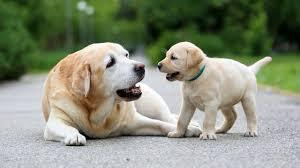
#> input picture img.jpg, 300 x 168 px
$ jupyter execute image_denoising.ipynb
#> lines starting #> are read from the running program, lines starting #| are printed output that depends on the picture; after the words box and inside, x2 and y2 are one past the last pixel; in counts of white or black regions, pixels touching at a corner belong together
[cell 1]
import matplotlib.pyplot as plt
import cv2
import random
import numpy as np

[cell 2]
img = cv2.imread('img.jpg')
#> img is the input picture: shape (168, 300, 3); mean B, G, R 121.3, 140.8, 134.8
height, width, dim = img.shape
#> height = 168; width = 300; dim = 3
size = img.size
#> size = 151200
red_lim = int(size*0.05)
#> red_lim = 7560
i = 0

#Introducing noise in the image
while i < red_lim:
    img[random.randint(0, height-1), random.randint(0, width-1)] = (random.randint(0,255),random.randint(0,255),random.randint(0,255))
    i+=1
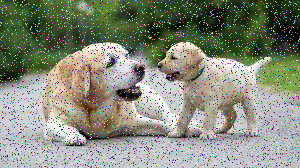
#> img: shape (168, 300, 3); 13.93% of pixels changed, all inside (x1, y1, x2, y2) = (0, 0, 300, 168)
#> after the loop, i = 7560

#Displaying the Noised Image
plt.imshow(cv2.cvtColor(img, cv2.COLOR_BGR2RGB))
plt.title("Noised Image")
plt.axis("off")

#Saving the Noised Image in the current working directory
cv2.imwrite("Noised_img.jpg", img)
#> Out = True

[cell 3]
def pix_dif(p1, p2):
    if(p1>p2):
        return int(p1-p2)
    else:
        return int(p2-p1)
img = cv2.imread('Noised_img.jpg')
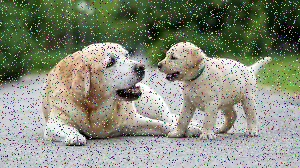
#> img: shape (168, 300, 3); mean B, G, R 122.3, 138.9, 133.7
b, g, r = cv2.split(img)
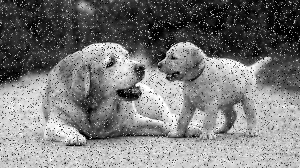
#> b: shape (168, 300); min 0, max 255, mean 122.3
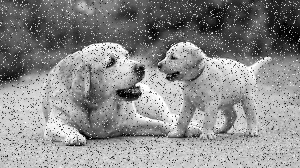
#> g: shape (168, 300); min 0, max 255, mean 138.9
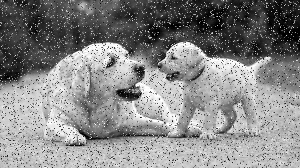
#> r: shape (168, 300); min 0, max 255, mean 133.7
channels = [b, g, r]
row_edges = [0,height-1]
#> row_edges = [0, 167]
col_edges = [0,width-1]
#> col_edges = [0, 299]


#Denoising by replacing with median
for color in channels:
    for j in range(0, height):
        for k in range(0, width):
            if j not in row_edges and k not in col_edges:
                diff = [pix_dif(color[j,k], color[j-1,k-1]),
                        pix_dif(color[j,k], color[j-1,k]),
                        pix_dif(color[j,k], color[j-1,k+1]),
                        pix_dif(color[j,k], color[j,k-1]),
                        pix_dif(color[j,k], color[j,k+1]),
                        pix_dif(color[j,k], color[j+1,k-1]),
                        pix_dif(color[j,k], color[j+1,k]),
                        pix_dif(color[j,k], color[j+1,k+1])
                       ]
                mean = (int(color[j-1,k-1])+int(color[j-1,k])+int(color[j-1,k+1])+int(color[j,k-1])+
                        int(color[j,k+1])+int(color[j+1,k-1])+int(color[j+1,k])+int(color[j+1,k+1]))//8
                temp = [color[j,k], color[j-1,k-1], color[j-1,k], color[j-1,k+1],
                        color[j,k-1], color[j,k+1], color[j+1,k-1], color[j+1,k], color[j+1,k+1]]
                temp = sorted(temp)
                median = temp[4]
                count = sum(map(lambda x:x>40, diff))
                if count>2:
                    color[j,k] = median

            elif j==0 and k!=width-1:
                diff = [pix_dif(color[j,k], color[j,k+1]),
                       pix_dif(color[j,k], color[j+1,k]),
                       pix_dif(color[j,k], color[j+1,k+1])]

                mean = (int(color[j,k+1])+int(color[j+1,k])+int(color[j+1,k+1]))//3
                temp = [color[j,k], color[j,k+1], color[j+1,k], color[j+1,k+1]]
                temp = sorted(temp)
                median = (int(temp[1])+int(temp[2]))/2
                count = sum(map(lambda x:x>40, diff))
                if count>=1:
                    color[j,k] = median

            elif j==height-1 and k!=width-1:
                diff = [pix_dif(color[j,k], color[j,k+1]),
                       pix_dif(color[j,k], color[j-1,k]),
                       pix_dif(color[j,k], color[j-1,k+1])]
                mean = (int(color[j,k+1])+int(color[j-1,k])+int(color[j-1,k+1]))//3
                temp = [color[j,k], color[j,k+1], color[j-1,k], color[j-1,k+1]]
                temp =sorted(temp)
                median = (int(temp[1])+int(temp[2]))//2
                count = sum(map(lambda x:x>40, diff))
                if count>=1:
                    color[j,k] = median

            elif k==0:
                diff = [pix_dif(color[j,k], color[j-1,k]),
                       pix_dif(color[j,k], color[j-1,k+1]),
                       pix_dif(color[j,k], color[j,k+1])]
                mean = (int(color[j-1,k])+int(color[j-1,k+1])+int(color[j,k+1]))//3
                temp = [color[j,k], color[j,k+1], color[j-1,k], color[j-1,k+1]]
                temp = sorted(temp)
                median = (int(temp[1])+int(temp[2]))//2
                count = sum(map(lambda x:x>40, diff))
                if count>=1:
                    color[j,k] = median

            elif k==width-1 and j!=height-1:
                diff = [pix_dif(color[j,k], color[j,k-1]),
                       pix_dif(color[j,k], color[j+1,k]),
                       pix_dif(color[j,k], color[j+1,k-1])]
                mean = (int(color[j,k-1])+int(color[j+1,k])+int(color[j+1,k-1]))//3
                temp = [color[j,k], color[j,k-1], color[j+1,k], color[j+1,k-1]]
                temp = sorted(temp)
                median = (int(temp[1])+int(temp[2]))//2
                count = sum(map(lambda x:x>40, diff))
                if count>=1:
                    color[j,k] = median

            else:
                diff = [pix_dif(color[j,k], color[j,k-1]),
                       pix_dif(color[j,k], color[j-1,k]),
                       pix_dif(color[j,k], color[j-1,k-1])]
                mean = (int(color[j,k-1])+int(color[j-1,k])+int(color[j-1,k-1]))//3
                temp = [color[j,k], color[j,k-1], color[j-1,k], color[j-1,k-1]]
                temp = sorted(temp)
                median = median = (int(temp[1])+int(temp[2]))//2
                count = sum(map(lambda x:x>40, diff))
                if count>=1:
                    color[j,k] = median
#> this loop made 3 passes

img = cv2.merge((b, g, r))
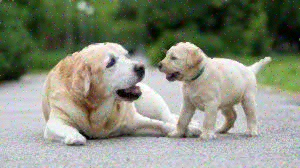
#> img: shape (168, 300, 3); mean B, G, R 123.3, 140.2, 135

#Displaying the denoised images
plt.imshow(cv2.cvtColor(img, cv2.COLOR_BGR2RGB))

[cell 4]
def pix_dif(p1, p2):
    if(p1>p2):
        return int(p1-p2)
    else:
        return int(p2-p1)
img = cv2.imread('Noised_img.jpg')
b, g, r = cv2.split(img)
channels = [b, g, r]
row_edges = [0,height-1]
col_edges = [0,width-1]


#Denoising by replacing with mean
for color in channels:
    for j in range(0, height):
        for k in range(0, width):
            if j not in row_edges and k not in col_edges:
                diff = [pix_dif(color[j,k], color[j-1,k-1]),
                        pix_dif(color[j,k], color[j-1,k]),
                        pix_dif(color[j,k], color[j-1,k+1]),
                        pix_dif(color[j,k], color[j,k-1]),
                        pix_dif(color[j,k], color[j,k+1]),
                        pix_dif(color[j,k], color[j+1,k-1]),
                        pix_dif(color[j,k], color[j+1,k]),
                        pix_dif(color[j,k], color[j+1,k+1])
                       ]
                mean = (int(color[j-1,k-1])+int(color[j-1,k])+int(color[j-1,k+1])+int(color[j,k-1])+
                        int(color[j,k+1])+int(color[j+1,k-1])+int(color[j+1,k])+int(color[j+1,k+1]))//8
                temp = [color[j,k], color[j-1,k-1], color[j-1,k], color[j-1,k+1],
                        color[j,k-1], color[j,k+1], color[j+1,k-1], color[j+1,k], color[j+1,k+1]]
                temp = sorted(temp)
                median = temp[4]
                count = sum(map(lambda x:x>40, diff))
                if count>2:
                    color[j,k] = mean

            elif j==0 and k!=width-1:
                diff = [pix_dif(color[j,k], color[j,k+1]),
                       pix_dif(color[j,k], color[j+1,k]),
                       pix_dif(color[j,k], color[j+1,k+1])]

                mean = (int(color[j,k+1])+int(color[j+1,k])+int(color[j+1,k+1]))//3
                temp = [color[j,k], color[j,k+1], color[j+1,k], color[j+1,k+1]]
                temp = sorted(temp)
                median = (int(temp[1])+int(temp[2]))/2
                count = sum(map(lambda x:x>40, diff))
                if count>=1:
                    color[j,k] = mean

            elif j==height-1 and k!=width-1:
                diff = [pix_dif(color[j,k], color[j,k+1]),
                       pix_dif(color[j,k], color[j-1,k]),
                       pix_dif(color[j,k], color[j-1,k+1])]
                mean = (int(color[j,k+1])+int(color[j-1,k])+int(color[j-1,k+1]))//3
                temp = [color[j,k], color[j,k+1], color[j-1,k], color[j-1,k+1]]
                temp =sorted(temp)
                median = (int(temp[1])+int(temp[2]))//2
                count = sum(map(lambda x:x>40, diff))
                if count>=1:
                    color[j,k] = mean

            elif k==0:
                diff = [pix_dif(color[j,k], color[j-1,k]),
                       pix_dif(color[j,k], color[j-1,k+1]),
                       pix_dif(color[j,k], color[j,k+1])]
                mean = (int(color[j-1,k])+int(color[j-1,k+1])+int(color[j,k+1]))//3
                temp = [color[j,k], color[j,k+1], color[j-1,k], color[j-1,k+1]]
                temp = sorted(temp)
                median = (int(temp[1])+int(temp[2]))//2
                count = sum(map(lambda x:x>40, diff))
                if count>=1:
                    color[j,k] = mean

            elif k==width-1 and j!=height-1:
                diff = [pix_dif(color[j,k], color[j,k-1]),
                       pix_dif(color[j,k], color[j+1,k]),
                       pix_dif(color[j,k], color[j+1,k-1])]
                mean = (int(color[j,k-1])+int(color[j+1,k])+int(color[j+1,k-1]))//3
                temp = [color[j,k], color[j,k-1], color[j+1,k], color[j+1,k-1]]
                temp = sorted(temp)
                median = (int(temp[1])+int(temp[2]))//2
                count = sum(map(lambda x:x>40, diff))
                if count>=1:
                    color[j,k] = mean

            else:
                diff = [pix_dif(color[j,k], color[j,k-1]),
                       pix_dif(color[j,k], color[j-1,k]),
                       pix_dif(color[j,k], color[j-1,k-1])]
                mean = (int(color[j,k-1])+int(color[j-1,k])+int(color[j-1,k-1]))//3
                temp = [color[j,k], color[j,k-1], color[j-1,k], color[j-1,k-1]]
                temp = sorted(temp)
                median = median = (int(temp[1])+int(temp[2]))//2
                count = sum(map(lambda x:x>40, diff))
                if count>=1:
                    color[j,k] = mean

img = cv2.merge((b, g, r))
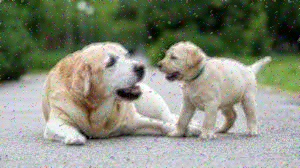
#> img: shape (168, 300, 3); mean B, G, R 123.2, 140, 134.8

#Displaying the denoised image
plt.imshow(cv2.cvtColor(img, cv2.COLOR_BGR2RGB))
